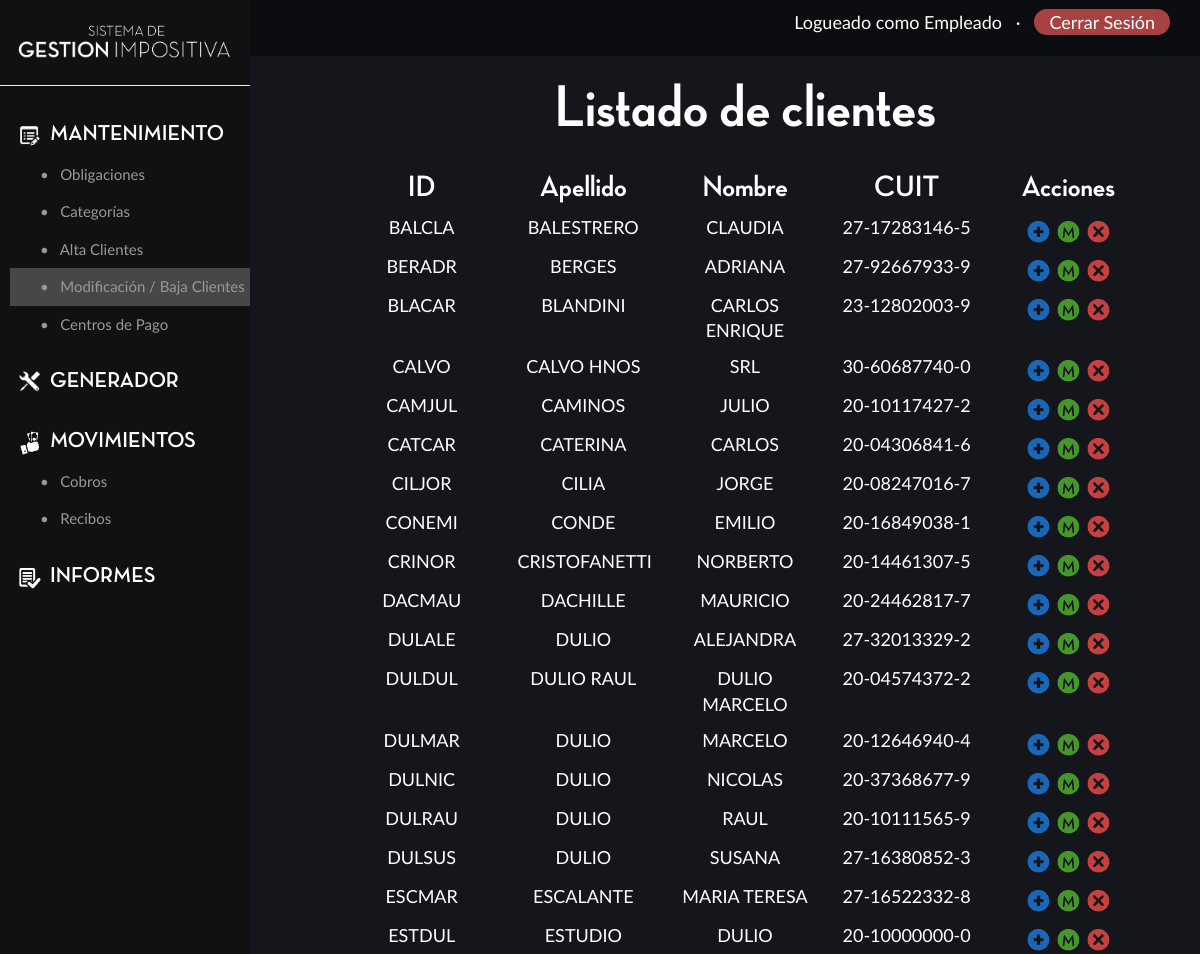
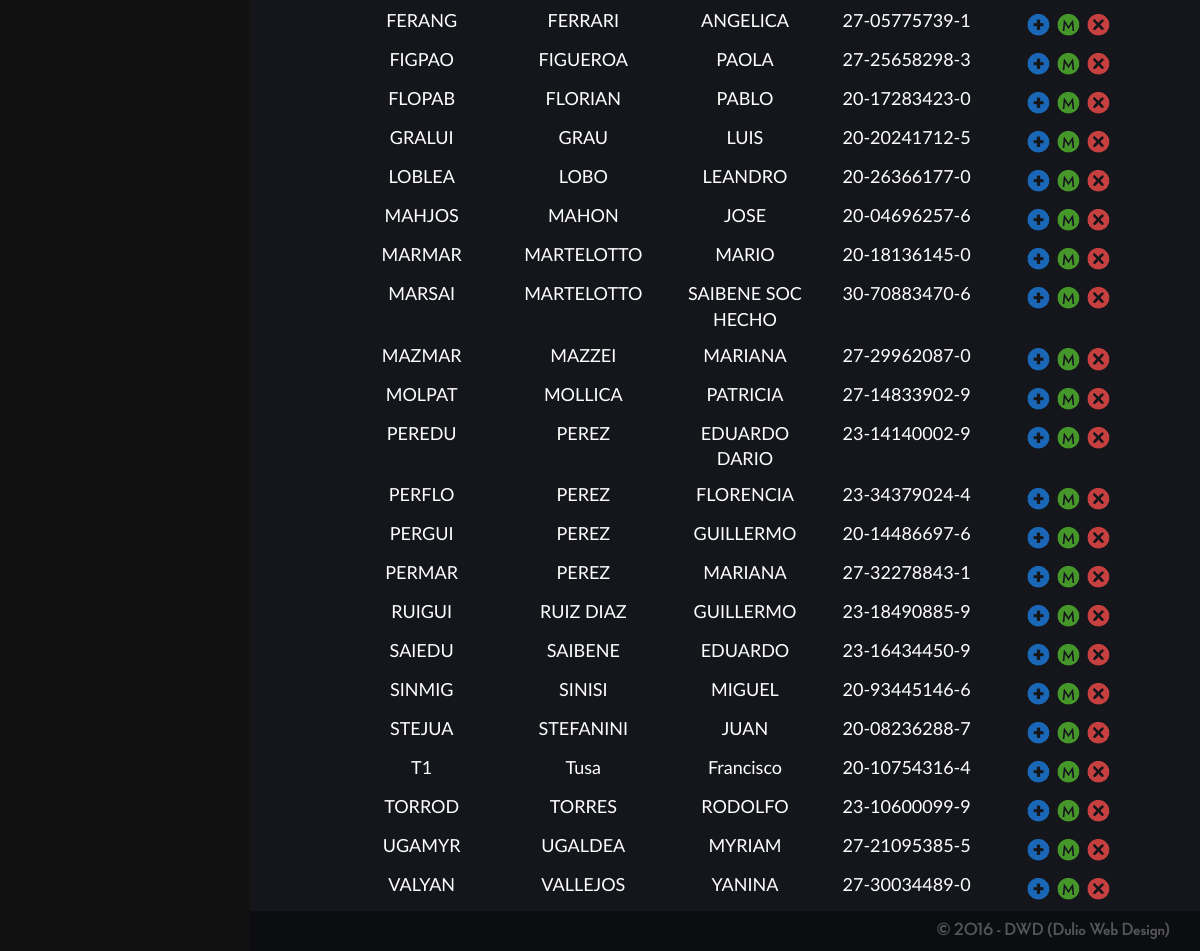
The page /modificacionBajaCliente.php (signed in) on the database its author committed (2 pictures, top to bottom).
### tables this page shows
CREATE TABLE `usuario` (
  `username` varchar(30) NOT NULL,
  `password` varchar(100) NOT NULL,
  `tipoUsuario` varchar(1) NOT NULL,
  PRIMARY KEY (`username`)
);

CREATE TABLE `cliente` (
  `idCliente` varchar(10) NOT NULL,
  `nombre` varchar(100) NOT NULL,
  `apellido` varchar(100) NOT NULL,
  `CUIT` varchar(11) DEFAULT NULL,
  `fechaNacimiento` date DEFAULT NULL,
  `nacionalidad` varchar(100) DEFAULT NULL,
  `mail` varchar(100) DEFAULT NULL,
  `celular` varchar(40) DEFAULT NULL,
  `companiaCelular` varchar(50) DEFAULT NULL,
  `telefonoFijo` varchar(40) DEFAULT NULL,
  `habilitado` tinyint(1) NOT NULL DEFAULT '1',
  `honorarioBase` float NOT NULL DEFAULT '0',
  PRIMARY KEY (`idCliente`)
);

### session.php (called while the page is built, shortened)
<?php
	require("conecto.php");
	$user_check=$_SESSION['login_user'];
	$ses_sql=mysqli_query($conexion, "SELECT username FROM usuario WHERE username='$user_check'");
	$row = mysqli_fetch_assoc($ses_sql);
	$login_session =$row['username'];
?>

### funciones.php (called while the page is built, shortened)
<?php
	require "conecto.php";
	function getTipoUsuario($username){
		global $conexion;
		$sql="SELECT tipoUsuario FROM usuario WHERE username = '$username'";
		$resultado = mysqli_query($conexion,$sql);
		$tipoUsuario = mysqli_fetch_row($resultado);
		return $tipoUsuario[0];
	}
?>

### modificacionBajaCliente.php (the view, shortened to what this page needs)
<?php
	include "session.php";
	include "funciones.php";
?>
<!doctype html>
<html>
<head>
    <link rel="stylesheet" href="css/bootstrap.css">
    <link rel="stylesheet" href="estilospanel.css">
</head>
<body>
	<?php
		include "conecto.php";
	?>
	<div class="lateral">
		<?php
			include "modificar/logoInside.php";
		?>
		<hr>
		<?php
			$tipoUsuario= getTipoUsuario($login_session);
			switch ($tipoUsuario) {
						default:
							include "modificar/menu2.php";
							break;
					}
		?>
	</div>
	<div class="principal">
		<div class="superior">
			<?php include "modificar/superior.php"; ?>
		</div>
		<div id="listado" class="contenido">
			<div class="row">
				<h1 align="center">
					Listado de clientes
				</h1>
			</div>
			<div class="row">
				<?php
					$sql = "SELECT * FROM cliente WHERE habilitado = 1 ORDER BY idCliente";
					$resultado = mysqli_query($conexion,$sql);
					echo"
						<div class='row'>
							<div class='col-sm-1'>
								<p align='center'>
								</p>
							</div>
							<div class='col-sm-2'>
								<h2 align='center'>
									ID
								</h2>
							</div>
							<div class='col-sm-2'>
								<h2 align='center'>
									Apellido
								</h2>
							</div>
							<div class='col-sm-2'>
								<h2 align='center'>
									Nombre
								</h2>
							</div>
							<div class='col-sm-2'>
								<h2 align='center'>
									CUIT
								</h2>
							</div>
							<div class='col-sm-2'>
								<h2 align='center'>
									Acciones
								</h2>
							</div>
							<div class='col-sm-1'>
								<p align='center'>
								</p>
							</div>
						</div>
						";
					while($clientes = mysqli_fetch_assoc($resultado)){
						$cuit = $clientes['CUIT'];
						$cuitAimprimir = $cuit[0].$cuit[1]."-".$cuit[2].$cuit[3].$cuit[4].$cuit[5].$cuit[6].$cuit[7].$cuit[8].$cuit[9]."-".$cuit[10];
						echo"
							<div class='row'>
								<div class='col-sm-1'>
									<p align='center'>
									</p>
								</div>
								<div class='col-sm-2'>
									<p align='center' class='listadoClientes'>
										".$clientes['idCliente']."
									</p>
								</div>
								<div class='col-sm-2'>
									<p align='center' class='listadoClientes'>
										".$clientes['apellido']."
									</p>
								</div>
								<div class='col-sm-2'>
									<p align='center' class='listadoClientes'>
										".$clientes['nombre']."
									</p>
								</div>
								<div class='col-sm-2'>
									<p align='center' class='listadoClientes'>
										".$cuitAimprimir."
									</p>
								</div>
								<div class='col-sm-2'>
									<p align='center'>
										<a class='verMas' href='#' id='".$clientes['idCliente']."'>
											<img src='img/mas.png' width='25px' alt='Ver Más'>
										</a>
										<a class='modificar' href='#' id='".$clientes['idCliente']."'>
											<img src='img/modificar.png' width='25px' alt='Modificar'>
										</a>
										<a class='eliminar' href='#' id='".$clientes['idCliente']."'>
											<img src='img/cross.png' width='25px' alt='Eliminar'>
										</a>
									</p>
								</div>
								<div class='col-sm-1'>
									<p align='center'>
									</p>
								</div>
							</div>
						";
					}
				?>
			</div>
		</div>
		<div class="inferior">
			<h4 align="right">
	    		<a target="_blank" class="footer" href="http://www.dulio.com.ar">&copy; 2016 - DWD (Dulio Web Design)</a>
	    	</h4>
		</div>
	</div>
</body>
</html>

### modificar/superior.php (shortened to what this page needs)
<?php
	$idTipoUsuario=getTipoUsuario($login_session);
	echo"
		<p class='logueadocomo' align='right'>
	";
				echo"
				Logueado como
				";
					switch ($idTipoUsuario) {
						default:
							$tipoUsuario = 'Empleado';
							break;
					}
						echo "$tipoUsuario";
				echo"
				&nbsp; &middot; &nbsp; <a id='cerrarsesion' href='logout.php'>Cerrar Sesión</a>
			</p>
	";
?>

### estilospanel.css (style rules this page uses)
* { margin: 0; padding: 0; }
html { height: 100%; min-height: 100%; }
body { font-family: 'LatoR'; overflow-x: hidden; height: 100%; min-height: 100%; background-color: #14161b; }
h1, h2, h3, h4, h5, h6 { font-family: 'Neutra'; }
h1 { font-size: 60px; }
.lateral { width: 250px; position: fixed; height: 100%; background-color: #111111; color: #FFF; overflow-y: auto; }
.principal { margin-left: 250px; min-height: 100%; background-color: #14161b; color: #FFF; display: flex; flex-direction: column; justify-content: space-between; }
.superior { background-color: #0c0d10; }
.contenido { min-height: 80%; font-size: 20px; }
.inferior { background-color: #0c0d10; }
a { color: #FFF; }
.logueadocomo { font-size: 18px; padding: 10px 0px; padding-right: 30px; }
.footer { color:rgba(255,255,255,0.3); padding-right:30px; }
#cerrarsesion { border-radius: 15px; padding: 2px 15px; background-color: #a84141; }
#listado { margin-left: 40px; }
#cerrarsesion { color: #FFF; }
.listadoClientes { font-size: 18px; }

### rows shown on the page
usuario: tipoUsuario "Empleado"
cliente: idCliente "BALCLA", apellido "BALESTRERO", nombre "CLAUDIA", CUIT "27-17283146-5"
cliente: idCliente "BERADR", apellido "BERGES", nombre "ADRIANA", CUIT "27-92667933-9"
cliente: idCliente "BLACAR", apellido "BLANDINI", nombre "CARLOS ENRIQUE", CUIT "23-12802003-9"
cliente: idCliente "CALVO", apellido "CALVO HNOS", nombre "SRL", CUIT "30-60687740-0"
cliente: idCliente "CAMJUL", apellido "CAMINOS", nombre "JULIO", CUIT "20-10117427-2"
cliente: idCliente "CATCAR", apellido "CATERINA", nombre "CARLOS", CUIT "20-04306841-6"
cliente: idCliente "CILJOR", apellido "CILIA", nombre "JORGE", CUIT "20-08247016-7"
cliente: idCliente "CONEMI", apellido "CONDE", nombre "EMILIO", CUIT "20-16849038-1"
cliente: idCliente "CRINOR", apellido "CRISTOFANETTI", nombre "NORBERTO", CUIT "20-14461307-5"
cliente: idCliente "DACMAU", apellido "DACHILLE", nombre "MAURICIO", CUIT "20-24462817-7"
cliente: idCliente "DULALE", apellido "DULIO", nombre "ALEJANDRA", CUIT "27-32013329-2"
cliente: idCliente "DULDUL", apellido "DULIO RAUL", nombre "DULIO MARCELO", CUIT "20-04574372-2"
cliente: idCliente "DULMAR", apellido "DULIO", nombre "MARCELO", CUIT "20-12646940-4"
cliente: idCliente "DULNIC", apellido "DULIO", nombre "NICOLAS", CUIT "20-37368677-9"
cliente: idCliente "DULRAU", apellido "DULIO", nombre "RAUL", CUIT "20-10111565-9"
cliente: idCliente "DULSUS", apellido "DULIO", nombre "SUSANA", CUIT "27-16380852-3"
cliente: idCliente "ESCMAR", apellido "ESCALANTE", nombre "MARIA TERESA", CUIT "27-16522332-8"
cliente: idCliente "ESTDUL", apellido "ESTUDIO", nombre "DULIO", CUIT "20-10000000-0"
cliente: idCliente "FERANG", apellido "FERRARI", nombre "ANGELICA", CUIT "27-05775739-1"
cliente: idCliente "FIGPAO", apellido "FIGUEROA", nombre "PAOLA", CUIT "27-25658298-3"
cliente: idCliente "FLOPAB", apellido "FLORIAN", nombre "PABLO", CUIT "20-17283423-0"
cliente: idCliente "GRALUI", apellido "GRAU", nombre "LUIS", CUIT "20-20241712-5"
cliente: idCliente "LOBLEA", apellido "LOBO", nombre "LEANDRO", CUIT "20-26366177-0"
cliente: idCliente "MAHJOS", apellido "MAHON", nombre "JOSE", CUIT "20-04696257-6"
cliente: idCliente "MARMAR", apellido "MARTELOTTO", nombre "MARIO", CUIT "20-18136145-0"
cliente: idCliente "MARSAI", apellido "MARTELOTTO", nombre "SAIBENE SOC HECHO", CUIT "30-70883470-6"
cliente: idCliente "MAZMAR", apellido "MAZZEI", nombre "MARIANA", CUIT "27-29962087-0"
cliente: idCliente "MOLPAT", apellido "MOLLICA", nombre "PATRICIA", CUIT "27-14833902-9"
cliente: idCliente "PEREDU", apellido "PEREZ", nombre "EDUARDO DARIO", CUIT "23-14140002-9"
cliente: idCliente "PERFLO", apellido "PEREZ", nombre "FLORENCIA", CUIT "23-34379024-4"
cliente: idCliente "PERGUI", apellido "PEREZ", nombre "GUILLERMO", CUIT "20-14486697-6"
cliente: idCliente "PERMAR", apellido "PEREZ", nombre "MARIANA", CUIT "27-32278843-1"
cliente: idCliente "RUIGUI", apellido "RUIZ DIAZ", nombre "GUILLERMO", CUIT "23-18490885-9"
cliente: idCliente "SAIEDU", apellido "SAIBENE", nombre "EDUARDO", CUIT "23-16434450-9"
cliente: idCliente "SINMIG", apellido "SINISI", nombre "MIGUEL", CUIT "20-93445146-6"
cliente: idCliente "STEJUA", apellido "STEFANINI", nombre "JUAN", CUIT "20-08236288-7"
cliente: idCliente "T1", apellido "Tusa", nombre "Francisco", CUIT "20-10754316-4"
cliente: idCliente "TORROD", apellido "TORRES", nombre "RODOLFO", CUIT "23-10600099-9"
cliente: idCliente "UGAMYR", apellido "UGALDEA", nombre "MYRIAM", CUIT "27-21095385-5"
cliente: idCliente "VALYAN", apellido "VALLEJOS", nombre "YANINA", CUIT "27-30034489-0"
